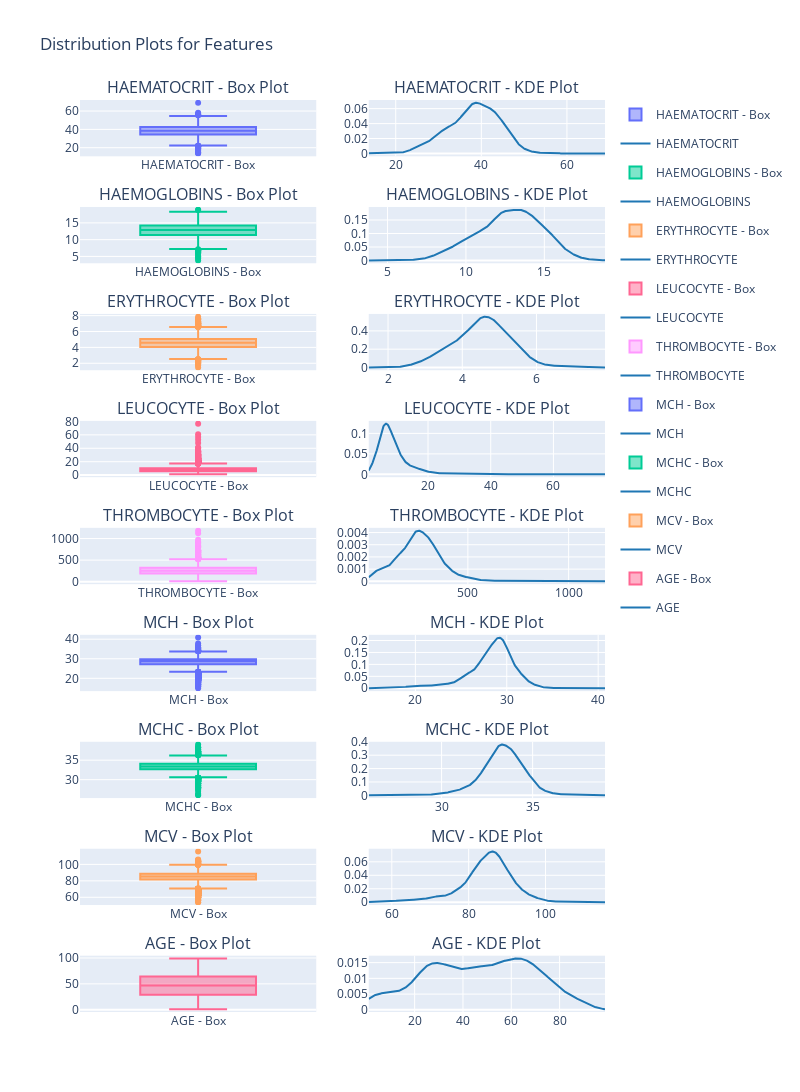

Notebook source saved alongside this figure:
### Markdown cell above
Based on the descriptions of each of the feature variables, a few peculiar values are in:
* **LEUCOCYTE** - max value is much higher than the mean value
* **THROMBOCYTE** - max and min values are very dispersed

### Code cell
# Create a subplot figure with 1 row for each feature and 2 columns for each plot type
fig = make_subplots(rows=len(num_feats), cols=2, 
                    subplot_titles=[f for feat in num_feats for f in (f"{feat} - Box Plot", f"{feat} - KDE Plot")])

# Loop through each numeric feature to add box and KDE plots
for i, column in enumerate(num_feats, start=1):
    # Box plot
    fig.add_trace(
        go.Box(y=data[column], name=f"{column} - Box"),
        row=i, col=1
    )

    # KDE plot
    hist_data = [data[column]]
    group_labels = [column]
    distplot = ff.create_distplot(hist_data, group_labels, show_hist=False, show_rug=False)
    for trace in distplot.data:
        fig.add_trace(trace, row=i, col=2)

# Adjust layout to fit the plots
fig.update_layout(height=300 * len(num_feats), width=800, title_text="Distribution Plots for Features")
fig.show()

### Figure 1 — Plotly figure (JSON) as saved in the notebook; plotly's stock layout.template omitted (floating-point values rounded to 4 significant figures; data arrays with more than 128 entries replaced by an {"elided": "..."} marker saying what was removed)
{"data": [{"name": "HAEMATOCRIT - Box", "type": "box", "xaxis": "x", "y": {"elided": "4412 float values"}, "yaxis": "y"}, {"legendgroup": "HAEMATOCRIT", "marker": {"color": "rgb(31, 119, 180)"}, "mode": "lines", "name": "HAEMATOCRIT", "showlegend": true, "type": "scatter", "x": {"elided": "500 float values"}, "xaxis": "x2", "y": {"elided": "500 float values"}, "yaxis": "y2"}, {"name": "HAEMOGLOBINS - Box", "type": "box", "xaxis": "x3", "y": {"elided": "4412 float values"}, "yaxis": "y3"}, {"legendgroup": "HAEMOGLOBINS", "marker": {"color": "rgb(31, 119, 180)"}, "mode": "lines", "name": "HAEMOGLOBINS", "showlegend": true, "type": "scatter", "x": {"elided": "500 float values"}, "xaxis": "x4", "y": {"elided": "500 float values"}, "yaxis": "y4"}, {"name": "ERYTHROCYTE - Box", "type": "box", "xaxis": "x5", "y": {"elided": "4412 float values"}, "yaxis": "y5"}, {"legendgroup": "ERYTHROCYTE", "marker": {"color": "rgb(31, 119, 180)"}, "mode": "lines", "name": "ERYTHROCYTE", "showlegend": true, "type": "scatter", "x": {"elided": "500 float values"}, "xaxis": "x6", "y": {"elided": "500 float values"}, "yaxis": "y6"}, {"name": "LEUCOCYTE - Box", "type": "box", "xaxis": "x7", "y": {"elided": "4412 float values"}, "yaxis": "y7"}, {"legendgroup": "LEUCOCYTE", "marker": {"color": "rgb(31, 119, 180)"}, "mode": "lines", "name": "LEUCOCYTE", "showlegend": true, "type": "scatter", "x": {"elided": "500 float values"}, "xaxis": "x8", "y": {"elided": "500 float values"}, "yaxis": "y8"}, {"name": "THROMBOCYTE - Box", "type": "box", "xaxis": "x9", "y": {"elided": "4412 int values"}, "yaxis": "y9"}, {"legendgroup": "THROMBOCYTE", "marker": {"color": "rgb(31, 119, 180)"}, "mode": "lines", "name": "THROMBOCYTE", "showlegend": true, "type": "scatter", "x": {"elided": "500 float values"}, "xaxis": "x10", "y": {"elided": "500 float values"}, "yaxis": "y10"}, {"name": "MCH - Box", "type": "box", "xaxis": "x11", "y": {"elided": "4412 float values"}, "yaxis": "y11"}, {"legendgroup": "MCH", "marker": {"color": "rgb(31, 119, 180)"}, "mode": "lines", "name": "MCH", "showlegend": true, "type": "scatter", "x": {"elided": "500 float values"}, "xaxis": "x12", "y": {"elided": "500 float values"}, "yaxis": "y12"}, {"name": "MCHC - Box", "type": "box", "xaxis": "x13", "y": {"elided": "4412 float values"}, "yaxis": "y13"}, {"legendgroup": "MCHC", "marker": {"color": "rgb(31, 119, 180)"}, "mode": "lines", "name": "MCHC", "showlegend": true, "type": "scatter", "x": {"elided": "500 float values"}, "xaxis": "x14", "y": {"elided": "500 float values"}, "yaxis": "y14"}, {"name": "MCV - Box", "type": "box", "xaxis": "x15", "y": {"elided": "4412 float values"}, "yaxis": "y15"}, {"legendgroup": "MCV", "marker": {"color": "rgb(31, 119, 180)"}, "mode": "lines", "name": "MCV", "showlegend": true, "type": "scatter", "x": {"elided": "500 float values"}, "xaxis": "x16", "y": {"elided": "500 float values"}, "yaxis": "y16"}, {"name": "AGE - Box", "type": "box", "xaxis": "x17", "y": {"elided": "4412 int values"}, "yaxis": "y17"}, {"legendgroup": "AGE", "marker": {"color": "rgb(31, 119, 180)"}, "mode": "lines", "name": "AGE", "showlegend": true, "type": "scatter", "x": {"elided": "500 float values"}, "xaxis": "x18", "y": {"elided": "500 float values"}, "yaxis": "y18"}], "layout": {"annotations": [{"font": {"size": 16}, "showarrow": false, "text": "HAEMATOCRIT - Box Plot", "x": 0.225, "xanchor": "center", "xref": "paper", "y": 1, "yanchor": "bottom", "yref": "paper"}, {"font": {"size": 16}, "showarrow": false, "text": "HAEMATOCRIT - KDE Plot", "x": 0.775, "xanchor": "center", "xref": "paper", "y": 1, "yanchor": "bottom", "yref": "paper"}, {"font": {"size": 16}, "showarrow": false, "text": "HAEMOGLOBINS - Box Plot", "x": 0.225, "xanchor": "center", "xref": "paper", "y": 0.8827, "yanchor": "bottom", "yref": "paper"}, {"font": {"size": 16}, "showarrow": false, "text": "HAEMOGLOBINS - KDE Plot", "x": 0.775, "xanchor": "center", "xref": "paper", "y": 0.8827, "yanchor": "bottom", "yref": "paper"}, {"font": {"size": 16}, "showarrow": false, "text": "ERYTHROCYTE - Box Plot", "x": 0.225, "xanchor": "center", "xref": "paper", "y": 0.7654, "yanchor": "bottom", "yref": "paper"}, {"font": {"size": 16}, "showarrow": false, "text": "ERYTHROCYTE - KDE Plot", "x": 0.775, "xanchor": "center", "xref": "paper", "y": 0.7654, "yanchor": "bottom", "yref": "paper"}, {"font": {"size": 16}, "showarrow": false, "text": "LEUCOCYTE - Box Plot", "x": 0.225, "xanchor": "center", "xref": "paper", "y": 0.6481, "yanchor": "bottom", "yref": "paper"}, {"font": {"size": 16}, "showarrow": false, "text": "LEUCOCYTE - KDE Plot", "x": 0.775, "xanchor": "center", "xref": "paper", "y": 0.6481, "yanchor": "bottom", "yref": "paper"}, {"font": {"size": 16}, "showarrow": false, "text": "THROMBOCYTE - Box Plot", "x": 0.225, "xanchor": "center", "xref": "paper", "y": 0.5309, "yanchor": "bottom", "yref": "paper"}, {"font": {"size": 16}, "showarrow": false, "text": "THROMBOCYTE - KDE Plot", "x": 0.775, "xanchor": "center", "xref": "paper", "y": 0.5309, "yanchor": "bottom", "yref": "paper"}, {"font": {"size": 16}, "showarrow": false, "text": "MCH - Box Plot", "x": 0.225, "xanchor": "center", "xref": "paper", "y": 0.4136, "yanchor": "bottom", "yref": "paper"}, {"font": {"size": 16}, "showarrow": false, "text": "MCH - KDE Plot", "x": 0.775, "xanchor": "center", "xref": "paper", "y": 0.4136, "yanchor": "bottom", "yref": "paper"}, {"font": {"size": 16}, "showarrow": false, "text": "MCHC - Box Plot", "x": 0.225, "xanchor": "center", "xref": "paper", "y": 0.2963, "yanchor": "bottom", "yref": "paper"}, {"font": {"size": 16}, "showarrow": false, "text": "MCHC - KDE Plot", "x": 0.775, "xanchor": "center", "xref": "paper", "y": 0.2963, "yanchor": "bottom", "yref": "paper"}, {"font": {"size": 16}, "showarrow": false, "text": "MCV - Box Plot", "x": 0.225, "xanchor": "center", "xref": "paper", "y": 0.179, "yanchor": "bottom", "yref": "paper"}, {"font": {"size": 16}, "showarrow": false, "text": "MCV - KDE Plot", "x": 0.775, "xanchor": "center", "xref": "paper", "y": 0.179, "yanchor": "bottom", "yref": "paper"}, {"font": {"size": 16}, "showarrow": false, "text": "AGE - Box Plot", "x": 0.225, "xanchor": "center", "xref": "paper", "y": 0.06173, "yanchor": "bottom", "yref": "paper"}, {"font": {"size": 16}, "showarrow": false, "text": "AGE - KDE Plot", "x": 0.775, "xanchor": "center", "xref": "paper", "y": 0.06173, "yanchor": "bottom", "yref": "paper"}], "height": 2700, "title": {"text": "Distribution Plots for Features"}, "width": 800, "xaxis": {"anchor": "y", "domain": [0, 0.45]}, "xaxis10": {"anchor": "y10", "domain": [0.55, 1]}, "xaxis11": {"anchor": "y11", "domain": [0, 0.45]}, "xaxis12": {"anchor": "y12", "domain": [0.55, 1]}, "xaxis13": {"anchor": "y13", "domain": [0, 0.45]}, "xaxis14": {"anchor": "y14", "domain": [0.55, 1]}, "xaxis15": {"anchor": "y15", "domain": [0, 0.45]}, "xaxis16": {"anchor": "y16", "domain": [0.55, 1]}, "xaxis17": {"anchor": "y17", "domain": [0, 0.45]}, "xaxis18": {"anchor": "y18", "domain": [0.55, 1]}, "xaxis2": {"anchor": "y2", "domain": [0.55, 1]}, "xaxis3": {"anchor": "y3", "domain": [0, 0.45]}, "xaxis4": {"anchor": "y4", "domain": [0.55, 1]}, "xaxis5": {"anchor": "y5", "domain": [0, 0.45]}, "xaxis6": {"anchor": "y6", "domain": [0.55, 1]}, "xaxis7": {"anchor": "y7", "domain": [0, 0.45]}, "xaxis8": {"anchor": "y8", "domain": [0.55, 1]}, "xaxis9": {"anchor": "y9", "domain": [0, 0.45]}, "yaxis": {"anchor": "x", "domain": [0.9383, 1]}, "yaxis10": {"anchor": "x10", "domain": [0.4691, 0.5309]}, "yaxis11": {"anchor": "x11", "domain": [0.3519, 0.4136]}, "yaxis12": {"anchor": "x12", "domain": [0.3519, 0.4136]}, "yaxis13": {"anchor": "x13", "domain": [0.2346, 0.2963]}, "yaxis14": {"anchor": "x14", "domain": [0.2346, 0.2963]}, "yaxis15": {"anchor": "x15", "domain": [0.1173, 0.179]}, "yaxis16": {"anchor": "x16", "domain": [0.1173, 0.179]}, "yaxis17": {"anchor": "x17", "domain": [0, 0.06173]}, "yaxis18": {"anchor": "x18", "domain": [0, 0.06173]}, "yaxis2": {"anchor": "x2", "domain": [0.9383, 1]}, "yaxis3": {"anchor": "x3", "domain": [0.821, 0.8827]}, "yaxis4": {"anchor": "x4", "domain": [0.821, 0.8827]}, "yaxis5": {"anchor": "x5", "domain": [0.7037, 0.7654]}, "yaxis6": {"anchor": "x6", "domain": [0.7037, 0.7654]}, "yaxis7": {"anchor": "x7", "domain": [0.5864, 0.6481]}, "yaxis8": {"anchor": "x8", "domain": [0.5864, 0.6481]}, "yaxis9": {"anchor": "x9", "domain": [0.4691, 0.5309]}}}
